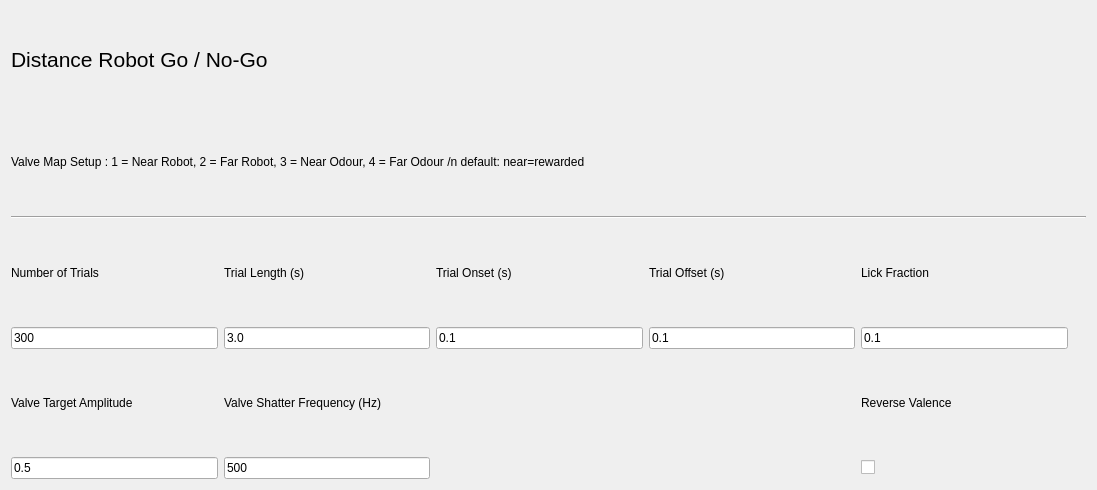
<?xml version="1.0" encoding="UTF-8"?>
<ui version="4.0">
 <class>Form</class>
 <widget class="QWidget" name="Form">
  <property name="geometry">
   <rect>
    <x>0</x>
    <y>0</y>
    <width>1097</width>
    <height>490</height>
   </rect>
  </property>
  <property name="windowTitle">
   <string>Form</string>
  </property>
  <layout class="QGridLayout" name="gridLayout">
   <item row="6" column="0">
    <widget class="QLabel" name="label_8">
     <property name="text">
      <string>Valve Target Amplitude</string>
     </property>
    </widget>
   </item>
   <item row="6" column="1">
    <widget class="QLabel" name="label_9">
     <property name="text">
      <string>Valve Shatter Frequency (Hz)</string>
     </property>
    </widget>
   </item>
   <item row="4" column="1">
    <widget class="QLabel" name="label_5">
     <property name="text">
      <string>Trial Length (s)</string>
     </property>
    </widget>
   </item>
   <item row="4" column="2">
    <widget class="QLabel" name="label_2">
     <property name="text">
      <string>Trial Onset (s)</string>
     </property>
    </widget>
   </item>
   <item row="5" column="1">
    <widget class="QLineEdit" name="trialLengthEdit">
     <property name="text">
      <string>3.0</string>
     </property>
    </widget>
   </item>
   <item row="5" column="0">
    <widget class="QLineEdit" name="nTrialsEdit">
     <property name="text">
      <string>300</string>
     </property>
    </widget>
   </item>
   <item row="0" column="0" colspan="4">
    <widget class="QLabel" name="label_3">
     <property name="font">
      <font>
       <pointsize>16</pointsize>
      </font>
     </property>
     <property name="text">
      <string>Distance Robot Go / No-Go</string>
     </property>
    </widget>
   </item>
   <item row="4" column="3">
    <widget class="QLabel" name="label_4">
     <property name="text">
      <string>Trial Offset (s)</string>
     </property>
    </widget>
   </item>
   <item row="4" column="0">
    <widget class="QLabel" name="label">
     <property name="text">
      <string>Number of Trials</string>
     </property>
    </widget>
   </item>
   <item row="5" column="4">
    <widget class="QLineEdit" name="lickFractionEdit">
     <property name="text">
      <string>0.1</string>
     </property>
    </widget>
   </item>
   <item row="4" column="4">
    <widget class="QLabel" name="label_6">
     <property name="text">
      <string>Lick Fraction</string>
     </property>
    </widget>
   </item>
   <item row="5" column="2">
    <widget class="QLineEdit" name="onsetEdit">
     <property name="text">
      <string>0.1</string>
     </property>
    </widget>
   </item>
   <item row="5" column="3">
    <widget class="QLineEdit" name="offsetEdit">
     <property name="text">
      <string>0.1</string>
     </property>
    </widget>
   </item>
   <item row="3" column="0" colspan="8">
    <widget class="Line" name="line_2">
     <property name="orientation">
      <enum>Qt::Horizontal</enum>
     </property>
    </widget>
   </item>
   <item row="2" column="0" colspan="8">
    <widget class="QLabel" name="label_13">
     <property name="text">
      <string>Valve Map Setup : 1 = Near Robot, 2 = Far Robot, 3 = Near Odour, 4 = Far Odour /n default: near=rewarded</string>
     </property>
    </widget>
   </item>
   <item row="7" column="1">
    <widget class="QLineEdit" name="ShatterFreqEdit">
     <property name="text">
      <string>500</string>
     </property>
    </widget>
   </item>
   <item row="7" column="0">
    <widget class="QLineEdit" name="TargetAmplitudeEdit">
     <property name="text">
      <string>0.5</string>
     </property>
    </widget>
   </item>
   <item row="6" column="4">
    <widget class="QLabel" name="label_7">
     <property name="text">
      <string>Reverse Valence</string>
     </property>
    </widget>
   </item>
   <item row="7" column="4">
    <widget class="QCheckBox" name="reverseValenceCheck">
     <property name="text">
      <string/>
     </property>
    </widget>
   </item>
  </layout>
 </widget>
 <resources/>
 <connections/>
</ui>
